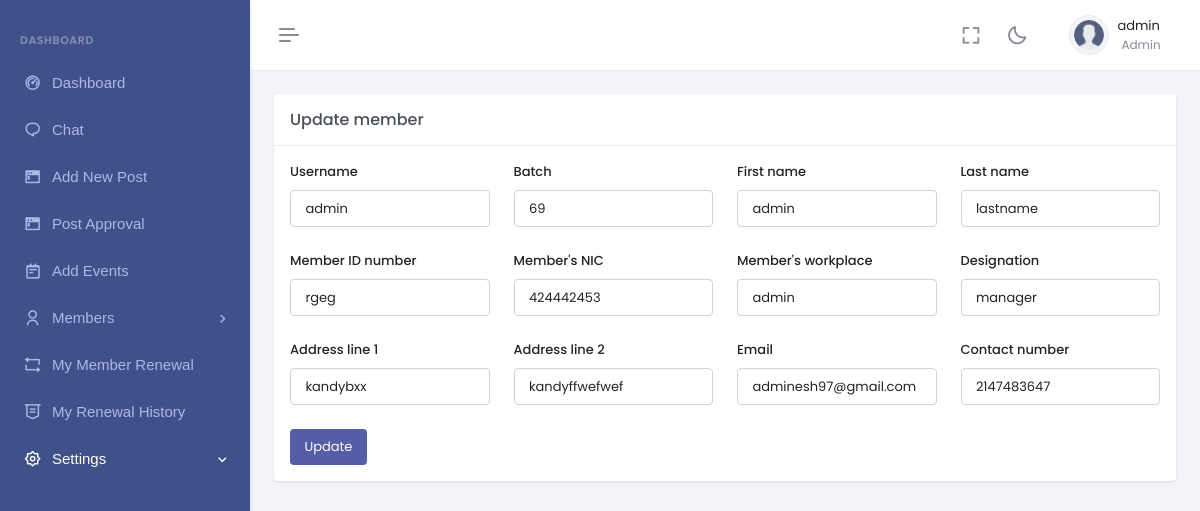
Screenshot of /a_profile_settings.php (signed in) with the database file from the repository.
### tables this page shows
CREATE TABLE `members` (
  `member_id` int(11) NOT NULL,
  `member_username` varchar(255) NOT NULL,
  `member_first_name` varchar(255) NOT NULL,
  `member_last_name` varchar(255) NOT NULL,
  `member_id_no` varchar(255) NOT NULL,
  `member_batch` varchar(255) DEFAULT NULL,
  `member_address` varchar(255) DEFAULT NULL,
  `member_address_line2` varchar(255) DEFAULT NULL,
  `member_nic` varchar(255) DEFAULT NULL,
  `role` varchar(255) DEFAULT NULL,
  `member_wrokplace` varchar(255) DEFAULT NULL,
  `member_designation` varchar(255) DEFAULT NULL,
  `member_email` varchar(255) NOT NULL,
  `contact_number` varchar(100) NOT NULL,
  `profile_pic` varchar(255) DEFAULT NULL,
  `password` varchar(255) NOT NULL,
  `confirm_password` varchar(255) NOT NULL,
  `status` varchar(255) DEFAULT NULL
);

### a_profile_settings.php (the view, shortened to what this page needs)
<?php
require 'db.php';
$member_id = $_SESSION['member_id'];
$result = $conn->query("SELECT * FROM members WHERE member_id = $member_id");
$mem = $result->fetch_assoc();
?>
<!doctype html>
<html lang="en" data-layout="vertical" data-topbar="light" data-sidebar="dark" data-sidebar-size="lg"
    data-sidebar-image="none" data-preloader="disable" data-theme="default" data-theme-colors="default">
<head>
    <link href="assets/css/bootstrap.min.css" rel="stylesheet" type="text/css" />
    <link href="assets/css/icons.min.css" rel="stylesheet" type="text/css" />
    <link href="assets/css/app.min.css" rel="stylesheet" type="text/css" />
    <link href="assets/css/custom.min.css" rel="stylesheet" type="text/css" />
</head>
<body>
    <div id="layout-wrapper">
        <?php include './inc/admin_header.php'; ?>
        <?php include './inc/admin_sidebar.php'; ?>
        <div class="main-content">
            <div class="page-content">
                <div class="container-fluid">
                    <div class="row">
                        <div class="col-lg-12">
                            <div class="card">
                                <div class="card-header align-items-center d-flex">
                                    <h4 class="card-title mb-0 flex-grow-1">Update member</h4>
                                </div>
                                <div class="card-body">
                                    <div class="live-preview">
                                        <form method="post">
                                            <div class="row gy-4">
                                                <div class="col-lg-3 col-md-6">
                                                    <div>
                                                        <label for="basiInput" class="form-label">Username</label>
                                                        <input type="text" value="<?= $mem['member_username']; ?>"
                                                            class="form-control" name="member_username">
                                                    </div>
                                                </div>
                                                <div class="col-lg-3 col-md-6">
                                                    <div>
                                                        <label for="basiInput" class="form-label">Batch</label>
                                                        <input type="text" value="<?= $mem['member_batch'] ?>"
                                                            class="form-control" name="member_batch">
                                                    </div>
                                                </div>
                                                <div class="col-lg-3 col-md-6">
                                                    <div>
                                                        <label for="basiInput" class="form-label">First name</label>
                                                        <input type="text" value="<?= $mem['member_first_name']; ?>"
                                                            class="form-control" name="member_first_name">
                                                    </div>
                                                </div>
                                                <div class="col-lg-3 col-md-6">
                                                    <div>
                                                        <label for="basiInput" class="form-label">Last name</label>
                                                        <input type="text" value="<?= $mem['member_last_name'] ?>"
                                                            class="form-control" name="member_last_name">
                                                    </div>
                                                </div>
                                                <div class="col-lg-3 col-md-6">
                                                    <div>
                                                        <label for="valueInput" class="form-label">Member ID
                                                            number</label>
                                                        <input type="text" value="<?= $mem['member_id_no'] ?>"
                                                            class="form-control" name="member_id_no">
                                                    </div>
                                                </div>
                                                <div class="col-lg-3 col-md-6">
                                                    <div>
                                                        <label for="basiInput" class="form-label">Member's NIC</label>
                                                        <input type="text" value="<?= $mem['member_nic'] ?>"
                                                            class="form-control" name="member_nic">
                                                    </div>
                                                </div>
                                                <div class="col-lg-3 col-md-6">
                                                    <div>
                                                        <label for="exampleInputdate" class="form-label">Member's
                                                            workplace</label>
                                                        <input type="text" value="<?= $mem['member_username'] ?>"
                                                            class="form-control" name="member_wrokplace">
                                                    </div>
                                                </div>
                                                <div class="col-lg-3 col-md-6">
                                                    <div>
                                                        <label for="exampleFormControlTextarea5"
                                                            class="form-label">Designation</label>
                                                        <input type="text" value="<?= $mem['member_designation'] ?>"
                                                            class="form-control" name="member_designation">
                                                    </div>
                                                </div>
                                                <div class="col-lg-3 col-md-6">
                                                    <div>
                                                        <label for="exampleInputdate" class="form-label">Address line
                                                            1</label>
                                                        <input type="text" value="<?= $mem['member_address'] ?>"
                                                            class="form-control" name="member_address">
                                                    </div>
                                                </div>
                                                <div class="col-lg-3 col-md-6">
                                                    <div>
                                                        <label for="exampleInputdate" class="form-label">Address line
                                                            2</label>
                                                        <input type="text" value="<?= $mem['member_address_line2'] ?>"
                                                            class="form-control" name="member_address_line2">
                                                    </div>
                                                </div>
                                                <div class="col-lg-3 col-md-6">
                                                    <div>
                                                        <label for="formtextInput" class="form-label">Email</label>
                                                        <input type="email" value="<?= $mem['member_email'] ?>"
                                                            class="form-control form-control-icon" name="member_email"
                                                            id="iconrightInput" placeholder="example@gmail.com">
                                                    </div>
                                                </div>
                                                <div class="col-lg-3 col-md-6">
                                                    <div>
                                                        <label for="exampleFormControlTextarea5"
                                                            class="form-label">Contact number</label>
                                                        <input type="text" value="<?= $mem['contact_number'] ?>"
                                                            class="form-control" name="contact_number" id="basiInput">
                                                    </div>
                                                </div>
                                                <div class="col-12">
                                                    <button class="btn btn-primary" type="submit"
                                                        onclick="validatePassword()">Update</button>
                                                </div>
                                            </div>
                                        </form>
                                    </div>
                                </div>
                            </div>
                        </div>
                    </div>
                </div>
            </div>
        </div>
</body>
</html>

### rows the page displays
members: member_username "admin", member_batch "69", member_first_name "admin", member_last_name "lastname", member_id_no "rgeg", member_nic "424442453", member_wrokplace "admin", member_designation "manager", member_address "kandybxx", member_address_line2 "kandyffwefwef", member_email "adminesh97@gmail.com", contact_number "2147483647"

### other values shown
$_SESSION['member_username'] "admin"
